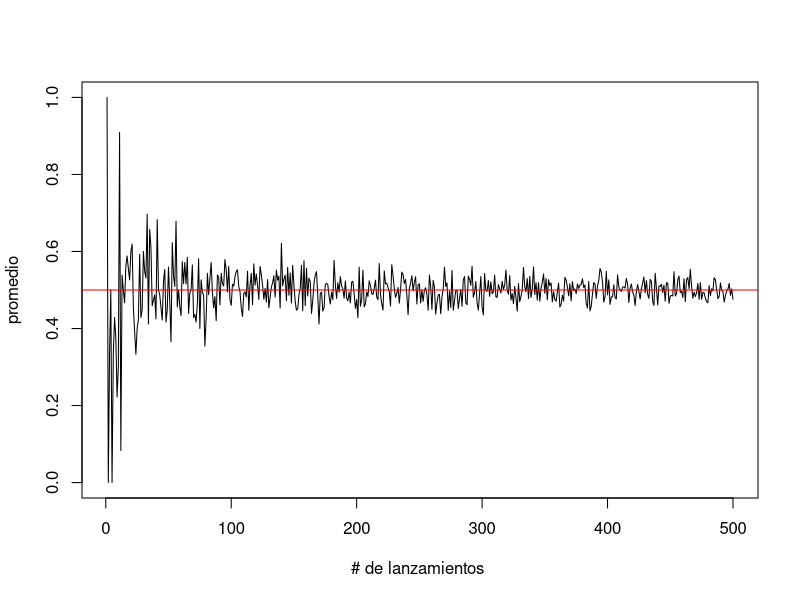
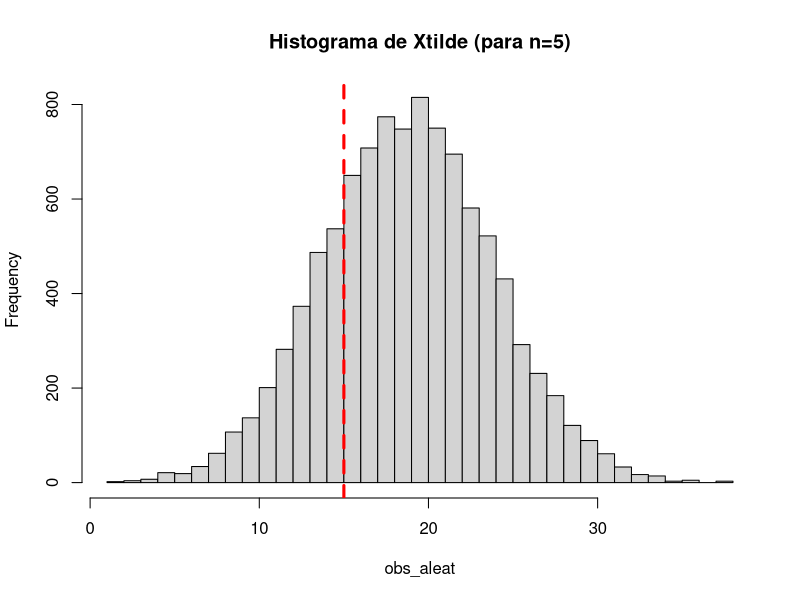
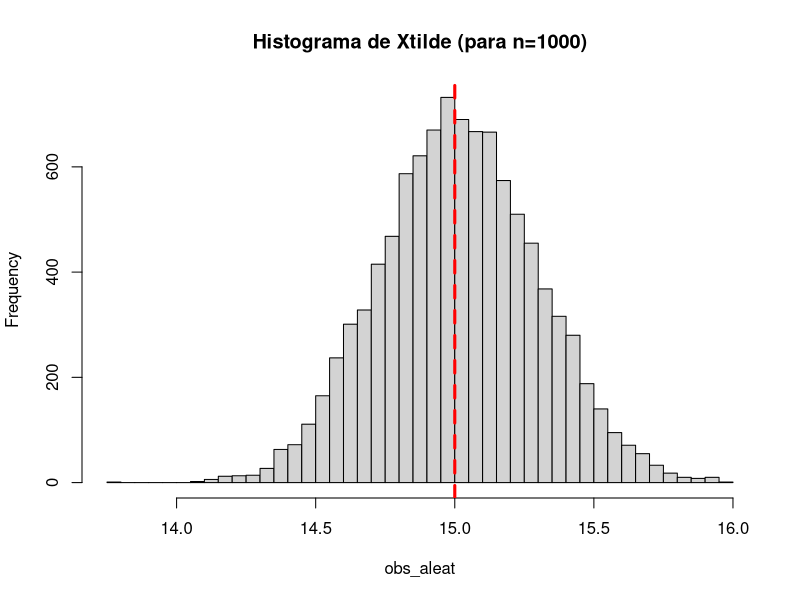
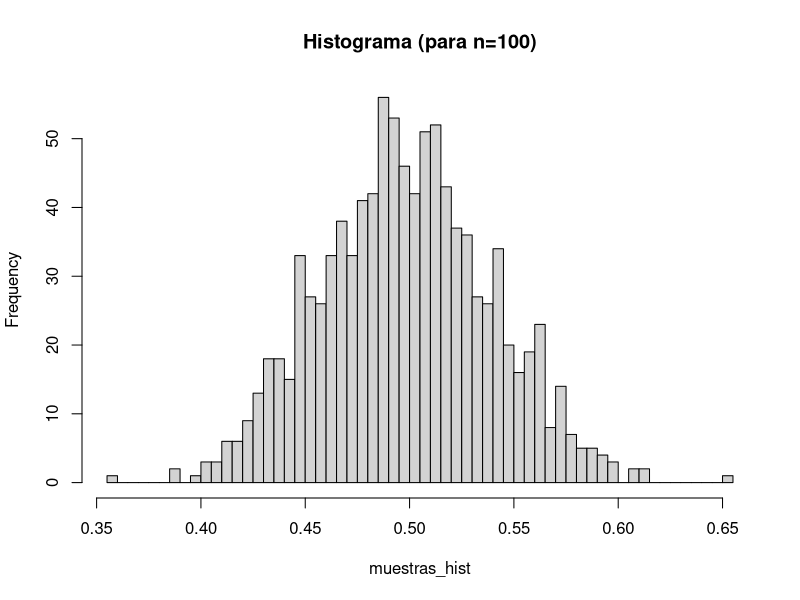

Here is the R script that generated these plots, in order: (Note: this script raises an error after producing the figures.)
# libraries
library(tidyverse)
library(rio)
library(boot)

# Simulen un experimento en el que lanzan una moneda.

round(runif(1))

# Generen 500 n´umeros binarios donde 1=cara, 0=ceca.

round(runif(500))


# Grafiquen c´omo evoluciona la proporci´on estimada de caras a
# medida que aumenta n.

props <- map_dbl(1:500, ~ mean(round(runif(.x))))

plot(props,
     type = "l",
     xlab = "# de lanzamientos ",
     ylab = " promedio ")

abline (h = 0.5, col = " red")

# Defina el siguiente estimador alternativo de µ

x_tilde <- function(x){
  sum(x)/(length(x)-1)
}


# Obtenga 5 observaciones aleatorias provenientes de una
# distribuci´on N(15, 9^2).

  
obs_aleat <- rnorm(n = 5,mean = 15,sd =  9)

# Calcule el estimador en la muestra (donde n = 5).


x_tilde(obs_aleat)

# Replique 10.000 veces el procedimiento y dibuje el histograma.

obs_aleat <- map_dbl(1:10000,~ x_tilde(rnorm(n =5,mean = 15,sd = 9)))

hist(obs_aleat,main="Histograma de Xtilde (para n=5)",breaks=50)
abline(v=15,lwd=3,lty=2,col="red")


 # Ahora, repitan el experimento para una muestra de tama˜no n = 1000.

obs_aleat <- map_dbl(1:10000,~ x_tilde(rnorm(n =1000,mean = 15,sd = 9)))

hist(obs_aleat,main="Histograma de Xtilde (para n=1000)",breaks=50)
abline(v=15,lwd=3,lty=2,col="red")

# 
# Consideremos 2 estimadores alternativos de la media poblacional:
#   • Estimador 1: media aritm´etica
# • Estimador 2: media ponderada, que asigne m´as peso a la
# primera mitad de las observaciones que a la segunda mitad
# 

# (1) Prueben que ambas medidas son insesgadas y consistentes.


n <- 100 #100 observaciones
w <- c(rep((1+0.5)/n, n/2), rep((1-0.5)/n, n/2)) #pesos del Estimador 2
sum(w) #verifico que los pesos suman 1

Xtilde <- function(x){sum(w*x)} #Defino la funci�n del Estimador 2

estimaciones_Xraya <- map_dbl(1:10000,~ mean(rnorm(100, 15, 9)))

estimaciones_Xtilde <- map_dbl(1:10000, ~Xtilde(rnorm(100, 15, 9)))


# (3) Calculen ambas varianzas muestrales y prueben que la media
# aritm´etica es m´as eficiente.

var(estimaciones_Xraya) #es más eficiente
var(estimaciones_Xtilde)


rm(list = ls())

# TCL
# • Generamos 1000 muestras de cierto n que provengan de una
# distribuci´on U(0,1).

muestras <- map(1:1000, ~ runif(50))

# • Calculamos el promedio (media muestral) para las 1000
# muestras

muestras_hist <- map_dbl(muestras,~ mean(.x))


hist(muestras_hist,main="Histograma (para n=100)",breaks=50)


rm(list = ls())
# Utilice la base de datos marketing.csv que contiene datos de
# ventas (sales) y gastos de publicidad a trav´es de distintos
# canales: youtube, facebook y newspaper. Calcule el intervalo de
# confianza al 95 % de los valores medios de cada variable.

marketing_df <- import("marketing.csv")

conf_int_extracter <- function(x){
  test <- t.test(x,conf.level = .95)
  min <- test$conf.int[1]
  max <- test$conf.int[2]
  df <- data.frame(min = min,
                   max = max)
  return(df)
}


map2_df(marketing_df, 1:4, ~mutate(conf_int_extracter(.x), empresa = names(marketing_df)[.y]))

# Un call center est´a interesado en determinar la duraci´on esperada
# de una llamada telef´onica de la forma m´as precisa posible. Los
# requerimientos son que el intervalo al 95 % de la duraci´on media de
# la llamada deber´ıa tener una amplitud de 1 minuto. Supongan que
# en el call center se llev´o a cabo una prueba piloto a partir de la cual
# se estim´o que la dispersi´on de la duraci´on de las llamadas es de 5
# minutos. ¿Cu´al es el tama˜no muestral que se requiere para estimar
# la duraci´on esperada de las llamadas con la precisi´on deseada?



# • Volvamos al ejemplo de marketing.csv
# • Ahora queremos calcular el IC del coeficiente de correlaci´on
# entre sales y youtube.
# • ¿Qu´e signo esperan? Calculen dicho coeficiente

cor(marketing_df$youtube, marketing_df$sales) #esperamos una alta correlación

data <- marketing_df %>% 
  select(youtube,sales)

# definimos función para el bootstrap
fc_cor <- function(d,i){
  d <- data[i,]
  return(cor(d[1],d[2]))
}

set.seed(0)
my_boot <- boot(data = data, statistic = fc_cor, R = 1000)


my_boot$t #para ver las 1000 replicaciones
sd(my_boot$t) #el error est�ndar
mean(my_boot$t)-my_boot$t0 #el sesgo
#histograma y qqplot
plot(my_boot)
#intervalo de confianza:
boot.ci(boot.out = my_boot, type = c("norm", "basic", "perc", "bca"))

